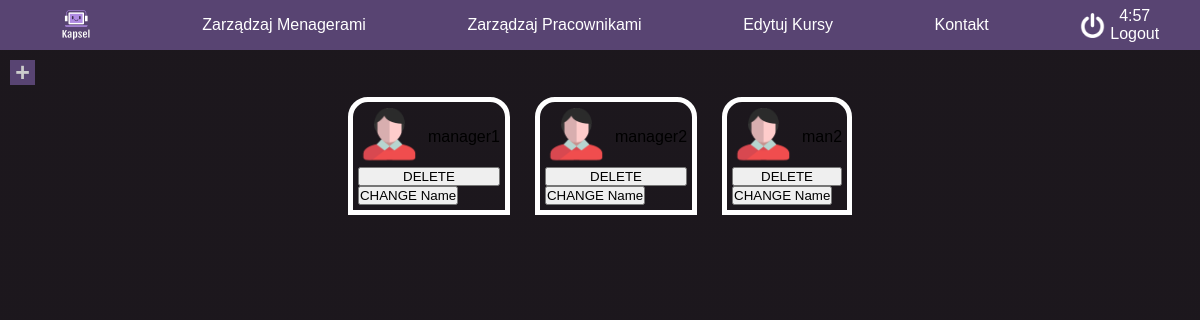
The app's page /manageManagers (signed in), older data.
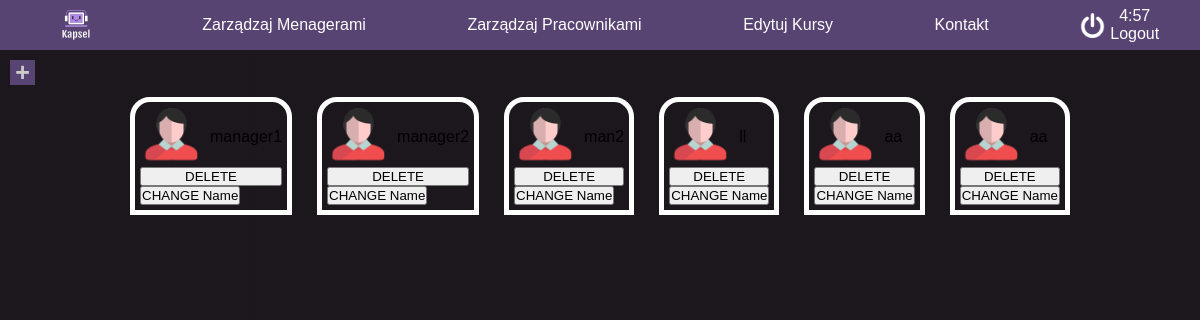
The same page, newer data.
### tables this page shows
CREATE TABLE "users"
(
    id       integer
        primary key autoincrement,
    username text,
    role     text,
    password text,
    team_id  integer
);

### app.py (the view, shortened to what this page needs)
@app.route('/manageManagers', methods=['GET', 'POST'])
def manege_managers():
    session["localization"] = "manege_managers"
    if not session.get("username"):
        return redirect("/login")
    if session.get("username") != 'admin':
        abort(403)
    cursor.execute("SELECT username FROM users WHERE role='manager'")
    managers = cursor.fetchall()
    return render_template('manageManagers.html', managers=managers, role=session.get("role"))

### templates/manageManagers.html (shortened to what this page needs)
<!DOCTYPE html>
<html lang="pl-PL">
<head id="ctl00_Head1">
    <link rel="stylesheet" href="/static/style/style.css">
    <link rel="stylesheet" href="/static/style/manageManagers.css">
    <link rel="stylesheet" href="/static/style/nav.css">
</head>
<body class="CacheDetailsPage" >
    {% include 'navbar.html' %}
    <div id="container" class="container">
        <button id="addManager" onclick="addManager()"><p class="plas">+</p></button>
<div class="managersList" >
    <div id="list">
                {% for j in managers %}
                    <div class="teamManager">
                        <div class="teamManagerNav">
                        <div class="teamManagerIcon"></div>
                            <div class="teamManagerP"><p class="teamManagerP">{{j[0]}}</p></div>
                            </div>
                    <button>DELETE</button>
                        <a href="" id="changeManagerName"><button>CHANGE Name</button></a>
                    </div>
                {% endfor %}
        </div>
    </div>
    </div>
</body>
</html>

### templates/navbar.html (shortened to what this page needs)
<div id="nav">
    <nav>
        <ul>
            <li class="btn"><a href="/" id="logo"><div id="logoDiv"></div></a></li>
            {% if role=='admin' %}
            <li class="navBtn btn"><a href="manageManagers">Zarządzaj Menagerami</a></li>
            <li class="navBtn btn"><a href="manageUsers">Zarządzaj Pracownikami</a></li>
            <li class="navBtn btn"><a href="manageCourses">Edytuj Kursy</a></li>
            {% elif role == 'manager'%}
            <li class="navBtn btn"><a href="">Zarządzaj Pracownikami</a></li>
            <li class="navBtn btn"><a href="">Informacje</a></li>
            {% endif %}
            <li class="navBtn btn"><a href="kontakt">Kontakt</a></li>
            <li id="logoutLi" class="btn">
                <div class="horizontal">
                    <div id="logoutIcon"></div>
                    <div class="vertical">
                        <div id="timeout"></div>
                        <a href="/logout" id="logoutPageBtn">Logout</a>
                    </div>
                </div>
            </li>
        </ul>
    </nav>
</div>

### static/style/style.css (style rules this page uses)
* { margin:0; padding: 0; box-sizing: border-box; }
html, body { font-family: Helvetica, sans-serif; height: 100%; background-image: linear-gradient(rgba(19,14,20,0.8), rgba(19,14,20,0.8)), url(../icon/new-york-1745089_1920.jpg); background-position: center; background-size: cover; background-attachment: fixed; }

### static/style/manageManagers.css (style rules this page uses)
* { padding: 0; margin: 0; box-sizing: border-box; }
.container { padding-top: 60px; width: 100vw; height: 100vh; transition-duration: .3s; }
#addManager { margin-left: 10px; width: 25px; height: 25px; font-weight: bold; font-size: 25px; background-color: var(--secbg); color: #ccc; border: none; transition-duration: .3s; }
#addManager>.plas { transform: translateY(-2px); }
#list { width: 100%; display: flex; flex-direction: row; flex-wrap: wrap; justify-content: center; align-items: center; gap: 5px; }
.teamManager { border-radius: 20px 20px 0px 0px; padding: 5px; border: 5px solid var(--white); margin: 10px; display: flex; flex-direction: column; }
.teamManagerNav { display: flex; flex-direction: row; }
.teamManagerIcon { background-image: url(/static/icon/icon_user.png); width: 60px; height: 60px; background-repeat: no-repeat; background-size: cover; }
.teamManagerP { display: flex; align-items: center; text-align: center; margin-left: 5px; }

### static/style/nav.css (style rules this page uses)
* { margin:0; padding: 0; box-sizing: border-box; }
a { text-decoration: none; color:var(--white); }
#nav { z-index: 100000; position:fixed; top:0; display: flex; flex-direction: row; width: 100%; height: 5%; background-color: var(--bg); }
#logoDiv { background-image: url(/static/icon/LogoNoBg.png); background-size: 100% 100%; width: 50px; height: 50px; }
nav { width: 100%; height: 50px; display: flex; flex-direction: row; justify-content: center; align-items: center; }
nav > ul { display: flex; flex-direction: row; list-style-type: none; width: 100%; align-items: center; justify-content: space-around; height: 100%; background-color: var(--secbg); }
#timeout { color:white; }
.horizontal { display: flex; flex-direction: row; align-items: center; justify-content: center; gap: 5px; }
#logoutIcon { background-image: url(/static/icon/power.png); background-size: 100% 100%; width: 25px; height: 25px; }
li, li > a { display: flex; height: 100%; align-items: center; text-align: center; }
.btn { transition-duration: .3s; }
li > a { padding: 0px 10px; }

### static/style/root.css (style rules this page uses)
:root { --bg: #3b2d4c; --white: white; --secbg: #584472; --details: #af8ae2; --dark: #191420; }

Row changes from the older to the newer data that the page shows:
added users: username "ll"
added users: username "aa"
added users: username "aa"
